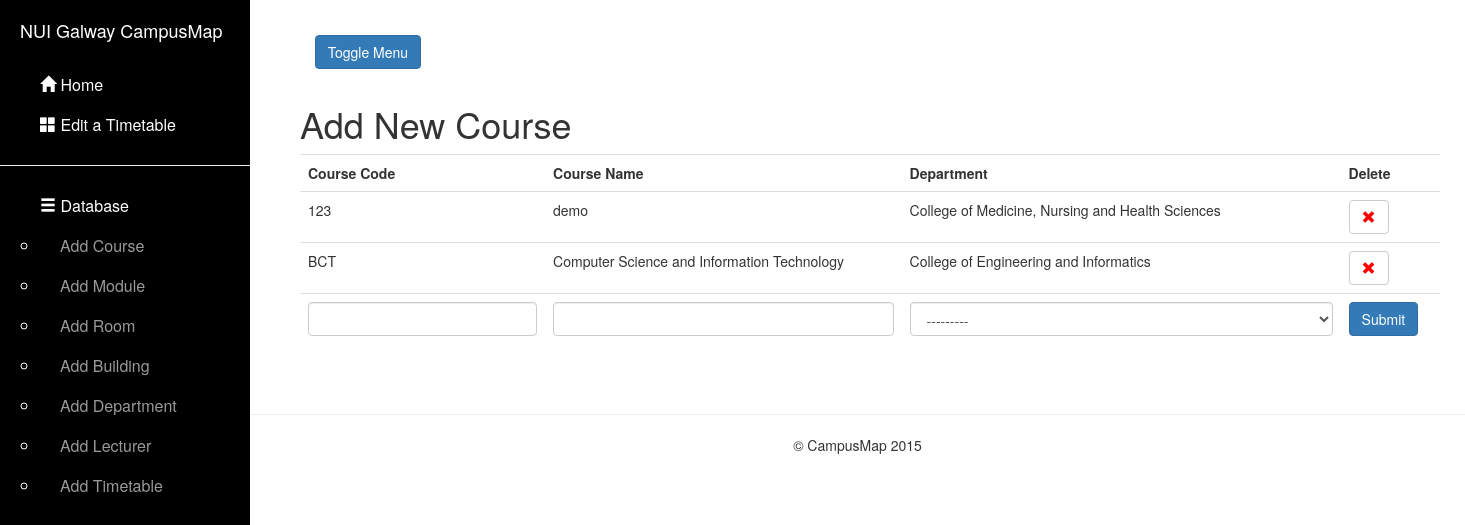
/course/, run on an earlier commit of the app's database.
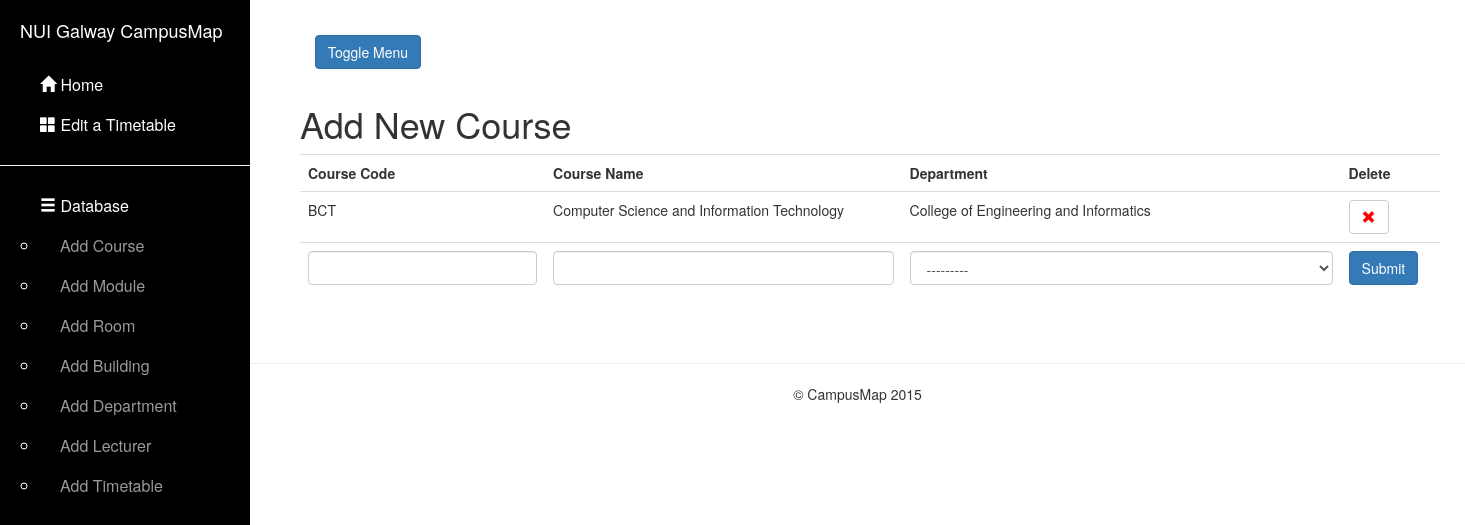
And on a later commit of the database.
### map/models.py (models this page shows, shortened)
class Course(models.Model):
    courseCode = models.CharField(max_length = 7, primary_key=True)
    courseName = models.CharField(max_length = 50)
    department = models.ForeignKey(Department)

class Department(models.Model):
    depName = models.CharField(max_length = 70, primary_key=True)
    def __str__(self):
        return "%s" % self.depName

### map/views.py (the view)
# urls.py: url(r'^course/$', 'course'),
def course(request):
    query_results = Course.objects.all().order_by('courseCode')
    if request.method == 'GET':
        message = request.GET.get('message')
        if message == 'delete':
            record = request.GET.get('toDelete')
            Course.objects.filter(courseCode=record).delete()
    if request.method == 'POST': # If the form has been submitted...
        form = CourseForm(request.POST) # A form bound to the POST data
        if form.is_valid(): # All validation rules pass
            save_it = form.save()
            save_it.save()
            return HttpResponseRedirect('/course/') # Redirect after POST
    else:
        form = CourseForm() # An unbound form
    return render_to_response('dbstuff/addcourse.html', locals(),context_instance=RequestContext(request))

### map/forms.py
class CourseForm(forms.ModelForm):
    courseCode = forms.CharField(max_length=15,label = mark_safe('<strong>Code</strong>'))
    courseName = forms.CharField(max_length=50,label = mark_safe('<strong>Name</strong>'))
    department = queryset=Department.objects.all()
    class Meta:
        model = Course
        fields = "__all__"

### CampusMap/templates/dbstuff/addcourse.html (shortened to what this page needs)
{% extends "base.html" %}
{% block content %}
    <div class="container">
            <h1>Add New Course</h1>
            <table class="table" id="test">
                <tr>
                    <th>Course Code</th>
                    <th>Course Name</th>
                    <th>Department</th>
                    <th>Delete</th>
                </tr>
                {% for item in query_results %}
                 <tr>
                    <td >{{  item.courseCode }}</td>
                    <td>{{  item.courseName }}</td>
                    <td>{{  item.department }}</td>
                    <td>
                        <button type="submit" onclick="getRecordDetails('course')" class="btn btn-default" aria-label="Left Align" style="color: red">
                            <span class="glyphicon glyphicon-remove" aria-hidden="true"></span>
                        </button>
                    </td>
                 </tr>
                {% endfor %}
                <tr>
                <form class="form-contact" action="" method="POST">
                    {% for field in form %}
                    <td>
                        {% ifequal field.name "department" %}
                            <select class="form-control" name="{{ field.name }}" id="id_{{ field.name }}">
                                <option value= {{ form.department }}
                        {% else %}
                            <input type="text" class="form-control" name="{{ field.name }}" id="id_{{ field.name }}">
                        {% endifequal %}
                    </td>
                    {% endfor %}
                    <td>
                        <input type="submit" value="Submit"  class="btn btn-primary">
                    </td>
                    </form>
            </table>
        </div>
{%  endblock %}

### CampusMap/templates/base.html (shortened to what this page needs)
{% load staticfiles %}
<!DOCTYPE html>
<html lang="en">
<head>
    <link href="{{ STATIC_URL }}css/bootstrap.min.css" rel="stylesheet">
    <link href="{{ STATIC_URL }}css/simple-sidebar.css" rel="stylesheet">
</head>
<body>
<div id="wrapper">
    <div id="sidebar-wrapper">
        <ul class="sidebar-nav" >
            <li class="sidebar-brand">
                <a style="color:white">
                    NUI Galway CampusMap
                </a>
            </li>
            <li>
                <a style="color:white" href="../home"><span class="glyphicon glyphicon-home" aria-hidden="false" ></span> Home</a>
            </li>
            <li>
                <a style="color:white" href="../edit-timetable"><span class="glyphicon glyphicon-th-large" aria-hidden="false"></span> Edit a Timetable</a>
            </li>
            <hr>
            <ul style="color:white"> <span class="glyphicon glyphicon-menu-hamburger" aria-hidden="false"></span> Database
                <li>
                    <a href="../course">Add Course</a>
                </li>
                <li>
                    <a href="../module">Add Module</a>
                </li>
                <li>
                    <a href="../room">Add Room</a>
                </li>
                <li>
                    <a href="../building">Add Building</a>
                </li>
                <li>
                    <a href="../department">Add Department</a>
                </li>
                <li>
                    <a href="../lecturer">Add Lecturer</a>
                </li>
                <li>
                    <a href="../timetable">Add Timetable</a>
                </li>
            </ul>
        </ul>
    </div>
    <div id="page-content-wrapper">
        <div class="container-fluid">
            <div class="row">
                <div class="col-lg-2 col-md-2 col-sm-4 col-xs-4 text-center top-custom">
                    <a href="#menu-toggle" class="btn btn-primary" id="menu-toggle">Toggle Menu</a>
                </div>
            </div>
            {% block content %}
            {% endblock content%}
        </div>
    </div>
    <hr>
    <footer class="footer" align="center" style="text-align: center">
        <p>&copy; CampusMap 2015</p>
    </footer>
</div>
</body>
</html>

### static/css/simple-sidebar.css (style rules this page uses)
#wrapper { padding-left: 0; -webkit-transition: all 0.5s ease; -moz-transition: all 0.5s ease; -o-transition: all 0.5s ease; transition: all 0.5s ease; }
#sidebar-wrapper { z-index: 1000; position: fixed; left: 250px; width: 0; height: 100%; margin-left: -250px; overflow-y: auto; background: #000; -webkit-transition: all 0.5s ease; -moz-transition: all 0.5s ease; -o-transition: all 0.5s ease; transition: all 0.5s ease; }
#page-content-wrapper { width: 100%; position: absolute; padding: 15px; }
.sidebar-nav { position: absolute; top: 0; width: 250px; margin: 0; padding: 0; list-style: none; font-size: 16px; line-height: 40px; }
.sidebar-nav li { text-indent: 20px; line-height: 40px; }
.sidebar-nav li a { display: block; text-decoration: none; color: #999999; }
.sidebar-nav > .sidebar-brand { height: 65px; font-size: 18px; line-height: 60px; }
.sidebar-nav > .sidebar-brand a { color: #999999; }
@media (min-width:768px) { #wrapper { padding-left: 250px; } }
@media (min-width:768px) { #sidebar-wrapper { width: 250px; } }
@media (min-width:768px) { #page-content-wrapper { padding: 20px; position: relative; } }

### CampusMap/templates/base.html (style rules this page uses)
.top-custom { padding:15px }

What changed in the data, as far as the page shows it:
removed Course: courseCode "123", courseName "demo", department "College of Medicine, Nursing and Health Sciences"
